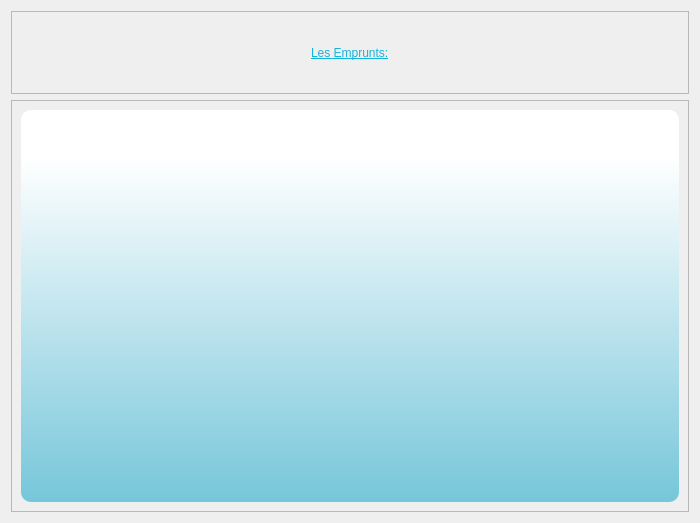
<?xml version="1.0" encoding="UTF-8"?>
<ui version="4.0">
 <class>Dialog</class>
 <widget class="QDialog" name="Dialog">
  <property name="geometry">
   <rect>
    <x>0</x>
    <y>0</y>
    <width>700</width>
    <height>523</height>
   </rect>
  </property>
  <property name="windowTitle">
   <string>Dialog</string>
  </property>
  <property name="styleSheet">
   <string notr="true">background-image: url(b.png);</string>
  </property>
  <layout class="QVBoxLayout" name="verticalLayout" stretch="1,5">
   <item>
    <widget class="QFrame" name="frame">
     <property name="frameShape">
      <enum>QFrame::StyledPanel</enum>
     </property>
     <property name="frameShadow">
      <enum>QFrame::Raised</enum>
     </property>
     <layout class="QHBoxLayout" name="horizontalLayout">
      <item alignment="Qt::AlignHCenter">
       <widget class="QLabel" name="label">
        <property name="styleSheet">
         <string notr="true">font: 18pt &quot;Bauhaus 93&quot;;
text-decoration: underline;
color: qlineargradient(spread:pad, x1:1, y1:1, x2:1, y2:0.12, stop:0 rgba(22, 179, 218, 255), stop:1 rgba(255, 255, 255, 255));</string>
        </property>
        <property name="text">
         <string>Les Emprunts:</string>
        </property>
       </widget>
      </item>
     </layout>
    </widget>
   </item>
   <item>
    <widget class="QFrame" name="frame_2">
     <property name="frameShape">
      <enum>QFrame::StyledPanel</enum>
     </property>
     <property name="frameShadow">
      <enum>QFrame::Raised</enum>
     </property>
     <layout class="QVBoxLayout" name="verticalLayout_2">
      <item>
       <widget class="QTableWidget" name="tableWidget">
        <property name="styleSheet">
         <string notr="true">font: bold 12px/25px Arial, sans-serif;  
border-radius: 10px;
color: rgb(0, 0, 0);
background-color: qlineargradient(spread:pad, x1:1, y1:1, x2:1, y2:0.12, stop:0 rgba(118, 198, 218, 255), stop:1 rgba(255, 255, 255, 255));
padding:5;
font: 11pt &quot;Malgun Gothic&quot;;
text-decoration: underline;</string>
        </property>
        <property name="verticalScrollMode">
         <enum>QAbstractItemView::ScrollPerPixel</enum>
        </property>
        <property name="horizontalScrollMode">
         <enum>QAbstractItemView::ScrollPerPixel</enum>
        </property>
        <attribute name="horizontalHeaderMinimumSectionSize">
         <number>50</number>
        </attribute>
        <attribute name="horizontalHeaderDefaultSectionSize">
         <number>140</number>
        </attribute>
        <attribute name="verticalHeaderVisible">
         <bool>false</bool>
        </attribute>
        <attribute name="verticalHeaderMinimumSectionSize">
         <number>30</number>
        </attribute>
        <attribute name="verticalHeaderDefaultSectionSize">
         <number>40</number>
        </attribute>
       </widget>
      </item>
     </layout>
    </widget>
   </item>
  </layout>
 </widget>
 <resources>
  <include location="../../../images/test.qrc"/>
 </resources>
 <connections/>
</ui>
